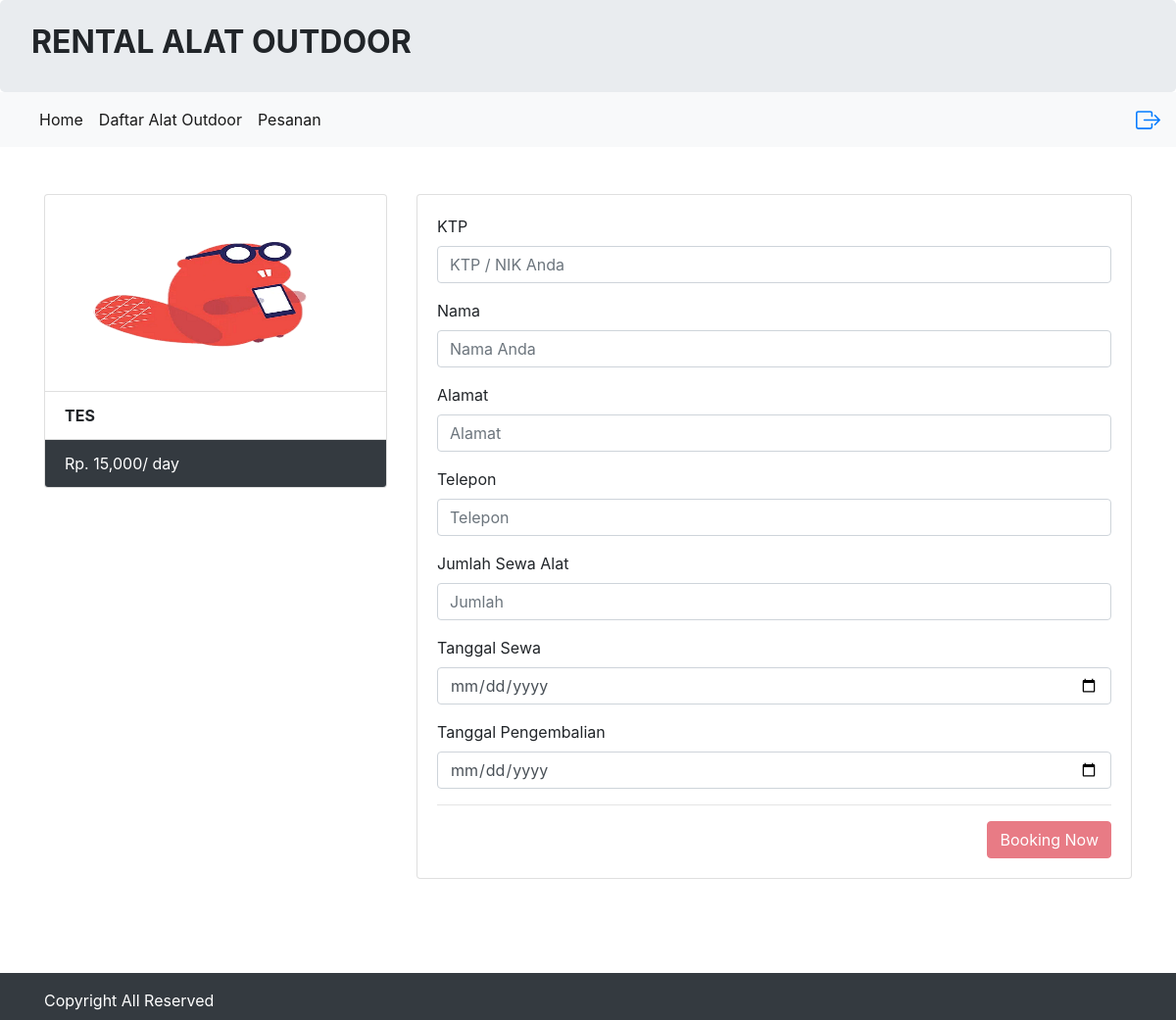
The app's page /booking.php?id=31 (signed in), older data.
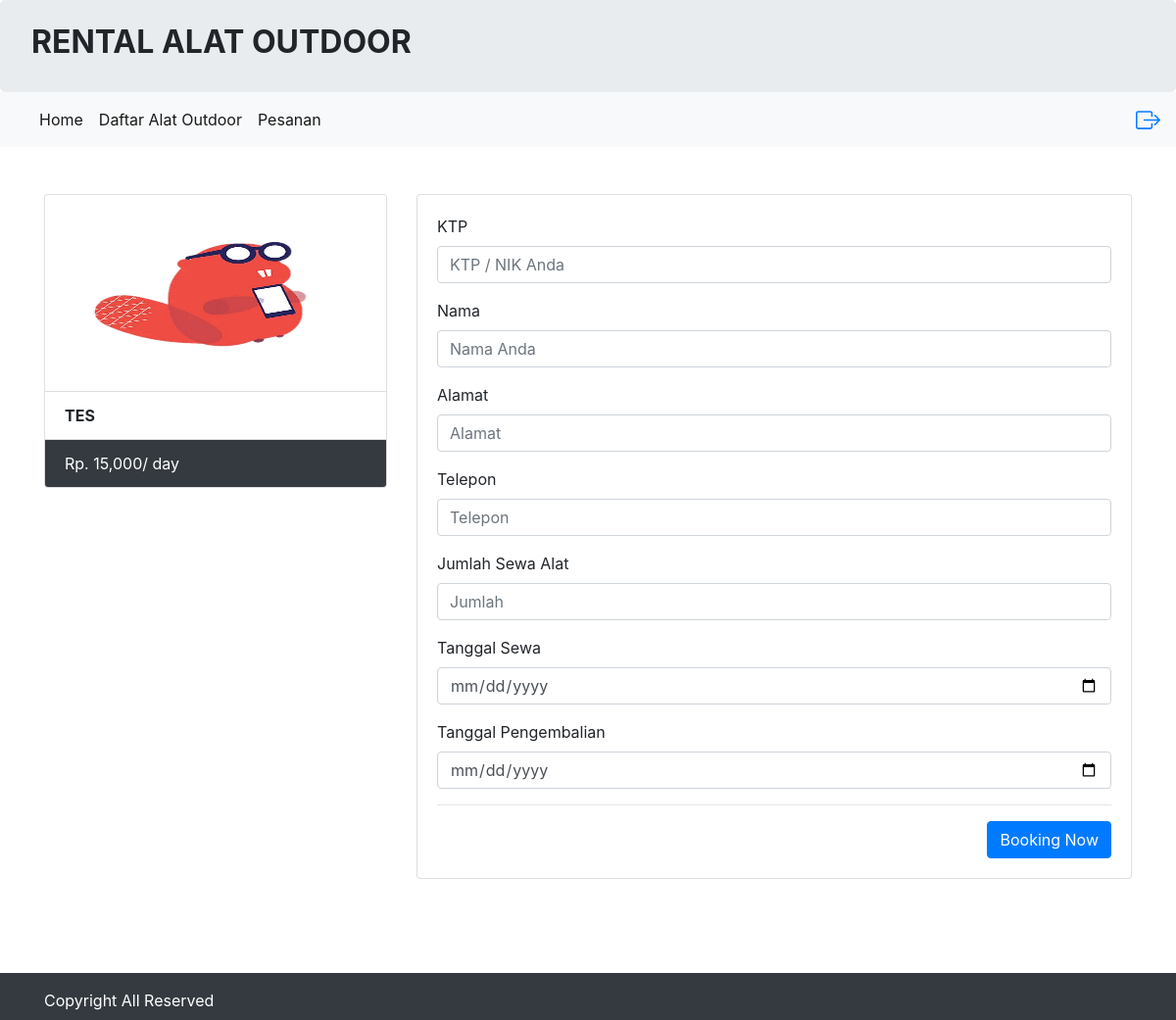
The same page, newer data.
### booking.php (the view, shortened to what this page needs)
<?php
require 'koneksi.php';
include 'header.php';
$id_alat = $_GET['id'];
$query = "SELECT * FROM tbl_alat_212303 WHERE 212303_id_alat = '$id_alat'";
$hasil = mysqli_query($koneksi, $query);
$isi = mysqli_fetch_assoc($hasil);
?>
<br>
<br>
<div class="container">
    <div class="row">
        <div class="col-sm-4">
            <div class="card">
                <img src="images/<?php echo $isi['212303_gambar']; ?>" class="card-img-top" style="height:200px;">
                <ul class="list-group list-group-flush">
                    <li class="list-group-item" style="text-transform:uppercase;">
                        <b><?= $isi['212303_nama']; ?></b>
                    </li>
                    <li class="list-group-item bg-dark text-white">
                        <i class="fa fa-money"></i> Rp. <?php echo number_format($isi['212303_harga']); ?>/ day
                    </li>
                </ul>
            </div>
        </div>
        <div class="col-sm-8">
            <div class="card">
                <div class="card-body">
                    <form method="post" action="proses.php?id=booking">
                        <div class="form-group">
                            <label for="">KTP</label>
                            <input type="text" name="ktp" id="" required class="form-control" placeholder="KTP / NIK Anda">
                        </div>
                        <div class="form-group">
                            <label for="">Nama</label>
                            <input type="text" name="nama" id="" required class="form-control" placeholder="Nama Anda">
                        </div>
                        <div class="form-group">
                            <label for="">Alamat</label>
                            <input type="text" name="alamat" id="" required class="form-control" placeholder="Alamat">
                        </div>
                        <div class="form-group">
                            <label for="">Telepon</label>
                            <input type="text" name="no_tlp" id="" required class="form-control" placeholder="Telepon">
                        </div>
                        <div class="form-group">
                            <label for="">Jumlah Sewa Alat</label>
                            <input type="number" name="jml_sewa" id="" required class="form-control" placeholder="Jumlah">
                        </div>
                        <div class="form-group">
                            <label for="">Tanggal Sewa</label>
                            <input type="date" name="tanggal" id="" required class="form-control" placeholder="Nama Anda">
                        </div>
                        <div class="form-group">
                            <label for="">Tanggal Pengembalian</label>
                            <input type="date" name="tanggal_kembali" id="" required class="form-control" placeholder="Nama Anda">
                        </div>
                        <hr />
                        <?php if ($isi['212303_stok'] >= 1) { ?>
                            <button type="submit" class="btn btn-primary float-right">Booking Now</button>
                        <?php } else { ?>
                            <button type="submit" class="btn btn-danger float-right" disabled>Booking Now</button>
                        <?php } ?>
                    </form>
                </div>
            </div>
        </div>
    </div>
</div>
<br>
<br>
<br>
<?php include 'footer.php'; ?>

Row changes from the older to the newer data that the page shows:
changed tbl_alat_212303 "TES": 212303_stok 0 → 1 (drawn)
